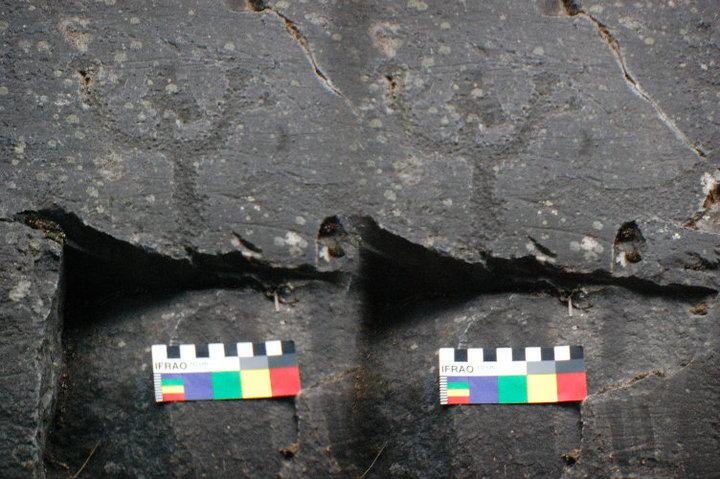
%> input picture Computer_Vision/Assignment-1/3D-images/1.jpg, 720 x 479 px
$ octave --eval "result = genfvector(imread('../../../Assignment-1/3D-images/1.jpg'));"   (GNU Octave 9; MATLAB toolbox functions it lacks are replaced by stand-ins)
%> lines starting %> are read from the running program, lines starting %| are printed output that depends on the picture
%generate feature vectors

function fvector = genfvector(image)

    image = squeeze(image);
%> image is the input picture: size 479x720x3 uint8; mean R, G, B 92.6, 92.9, 91.3
    % Gray level histogram based analysis of textures

    [H W D] = size(image);
%> H = 479; W = 720; D = 3
    if(D>1)
        img = rgb2gray(image);
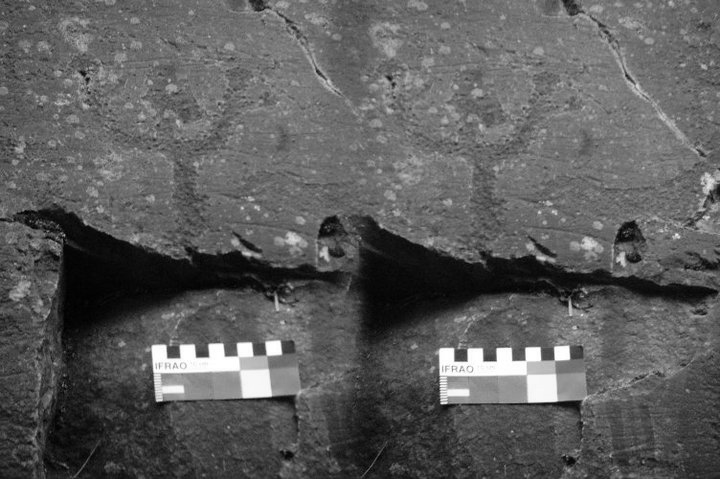
%> img: size 479x720 uint8; min 0, max 255, mean 92.6
    end
    v = [0:255]';
    h = imhist(img);
%> h = 256 values, max 5322 at index 113, min 6 at index 1, mean 1347.2
    N = double(h./(H*W));
%> N = 256 values, max 0.0154 at index 113, min 1.74e-05 at index 1, mean 0.00391

    mean = v.*N;
%> mean = 256 values, max 1.73 at index 113, min 0 at index 1, mean 0.362
    mean = sum(mean);
%> mean = 92.62
    mean = mean/255;
%> mean = 0.363

    adj = double(N-mean);
%> adj = 256 values, max -0.348 at index 113, min -0.363 at index 1, mean -0.359

    %Second order moment (Variance)
    m2 = (adj.*adj);
%> m2 = 256 values, max 0.132 at index 1, min 0.121 at index 113, mean 0.129
    m2 = m2.*N;
%> m2 = 256 values, max 0.00187 at index 113, min 2.3e-06 at index 1, mean 0.000491
    m2 = sum(m2)*255;
%> m2 = 32.07

    %Standard Deviation
    sd = sqrt(m2);
%> sd = 5.66

    %Third order moment (Skew)
    m3 = (adj.*adj.*adj);
%> m3 = 256 values, max -0.0421 at index 113, min -0.0479 at index 1, mean -0.0464
    m3 = m3.*N;
%> m3 = 256 values, max -8.34e-07 at index 1, min -0.000649 at index 113, mean -0.000174
    m3 = sum(m3);
%> m3 = -0.0446

    %Fourth order moment (Flatness)
    m4 = (adj.*adj.*adj.*adj);
%> m4 = 256 values, max 0.0174 at index 1, min 0.0146 at index 113, mean 0.0167
    m4 = m4.*N;
%> m4 = 256 values, max 0.000226 at index 113, min 3.03e-07 at index 1, mean 6.18e-05
    m4 = sum(m4);
%> m4 = 0.0158

    %Uniformity
    U = sum(N.*N);
%> U = 0.00863

    %Entropy
    %NB: N(p)log2(N(p)) for N(p)=0 then log2(0)=Inf however since this is multiplied by 0 again the formula is valid
    % Matlab cannot handle mutliplying by infinity therefore we must account for cases where N(p) = 0)
    e = N;
%> e has the same summary as N
    for(p=1:256)
        if(N(p)>0)
            e(p) = log2(N(p))*N(p);
        else
            e(p) = 0;
        end
    end
%> after the loop, e = 256 values, max -0.000275 at index 1, min -0.0929 at index 113, mean -0.028
    e = -sum(e);
%> e = 7.17

    %check uint8
    gcomatrix = graycomatrix(rgb2gray(squeeze(uint8(...
        image))),'NumLevels', 256);
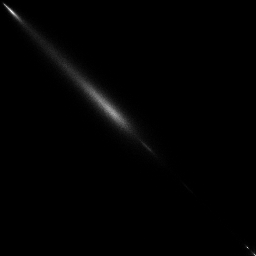
%> gcomatrix: size 256x256 double; min 0, max 585, mean 5.3; drawn with min black and max white
    params = graycoprops(gcomatrix,'all');
%> params = {Contrast 96.65, Correlation 0.973, Energy 0.000379, Homogeneity 0.279}
    %could calculate those other 3 things as part of the feature vectors
    fvector = [params.Contrast/((size(gcomatrix,1)-1)^2), ...
        params.Correlation/2, params.Homogeneity]; %sure entropy....
%> fvector = [0.00149 0.487 0.279]

end

$ run again, on Computer_Vision/Assignment-1/3D-images/2.jpg
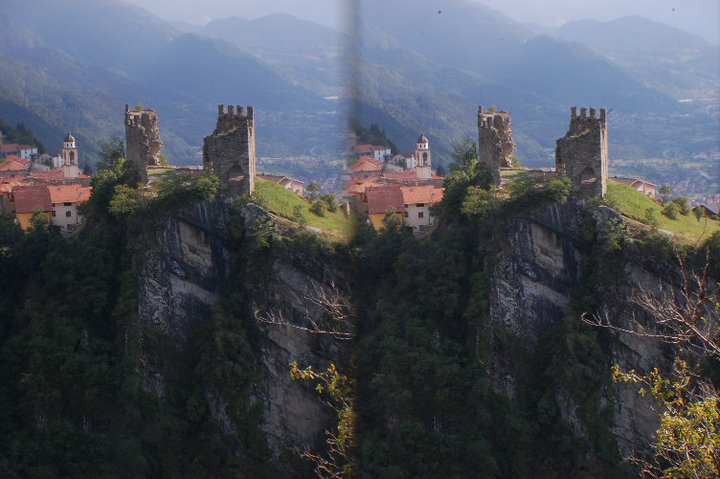
%> input picture Computer_Vision/Assignment-1/3D-images/2.jpg, 720 x 479 px
%> in genfvector, image is the input picture: size 479x720x3 uint8; mean R, G, B 75.4, 80.4, 89.5
%> in genfvector, `img = rgb2gray(image);`:
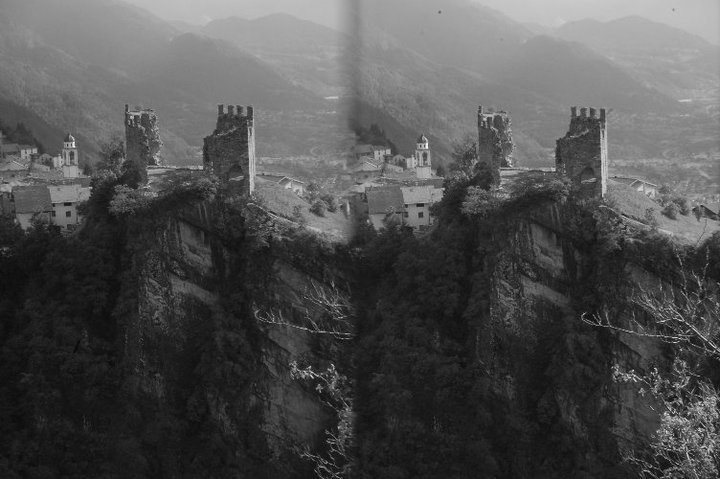
%> img: size 479x720 uint8; min 2, max 249, mean 79.9
%> h = 256 values, max 8029 at index 29, min 0 at index 1, mean 1347.2
%> N = 256 values, max 0.0233 at index 29, min 0 at index 1, mean 0.00391
%> in genfvector, `mean = v.*N;`: mean = 256 values, max 1.07 at index 138, min 0 at index 1, mean 0.312
%> in genfvector, `mean = sum(mean);`: mean = 79.92
%> in genfvector, `mean = mean/255;`: mean = 0.313
%> adj = 256 values, max -0.29 at index 29, min -0.313 at index 1, mean -0.31
%> in genfvector, `m2 = (adj.*adj);`: m2 = 256 values, max 0.0982 at index 1, min 0.0842 at index 29, mean 0.0958
%> in genfvector, `m2 = m2.*N;`: m2 = 256 values, max 0.00196 at index 29, min 0 at index 1, mean 0.000361
%> in genfvector, `m2 = sum(m2)*255;`: m2 = 23.55
%> sd = 4.85
%> in genfvector, `m3 = (adj.*adj.*adj);`: m3 = 256 values, max -0.0244 at index 29, min -0.0308 at index 1, mean -0.0297
%> in genfvector, `m3 = m3.*N;`: m3 = 256 values, max 0 at index 1, min -0.000569 at index 29, mean -0.00011
%> in genfvector, `m3 = sum(m3);`: m3 = -0.0281
%> in genfvector, `m4 = (adj.*adj.*adj.*adj);`: m4 = 256 values, max 0.00965 at index 1, min 0.00709 at index 29, mean 0.00919
%> in genfvector, `m4 = m4.*N;`: m4 = 256 values, max 0.000165 at index 29, min 0 at index 1, mean 3.34e-05
%> in genfvector, `m4 = sum(m4);`: m4 = 0.00855
%> U = 0.00959
%> in genfvector, `e = N;`: e has the same summary as N
%> after the loop in genfvector, `for(p=1:256)`: e = 256 values, max 0 at index 1, min -0.126 at index 29, mean -0.0278
%> in genfvector, `e = -sum(e);`: e = 7.12
%> in genfvector, `gcomatrix = graycomatrix(rgb2gray(squeeze(uint8( image))),'NumLevels',..`:
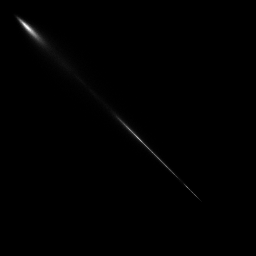
%> gcomatrix: size 256x256 double; min 0, max 1300, mean 5.3; drawn with min black and max white
%> params = {Contrast 115.5, Correlation 0.979, Energy 0.00093, Homogeneity 0.411}
%> fvector = [0.00178 0.489 0.411]

$ run again, on Computer_Vision/Assignment-1/3D-images/3.jpg
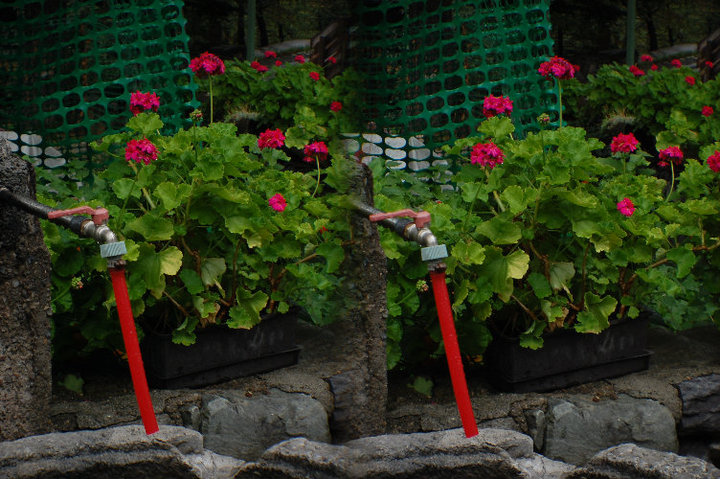
%> input picture Computer_Vision/Assignment-1/3D-images/3.jpg, 720 x 479 px
%> in genfvector, image is the input picture: size 479x720x3 uint8; mean R, G, B 43.2, 51.7, 28.4
%> in genfvector, `img = rgb2gray(image);`:
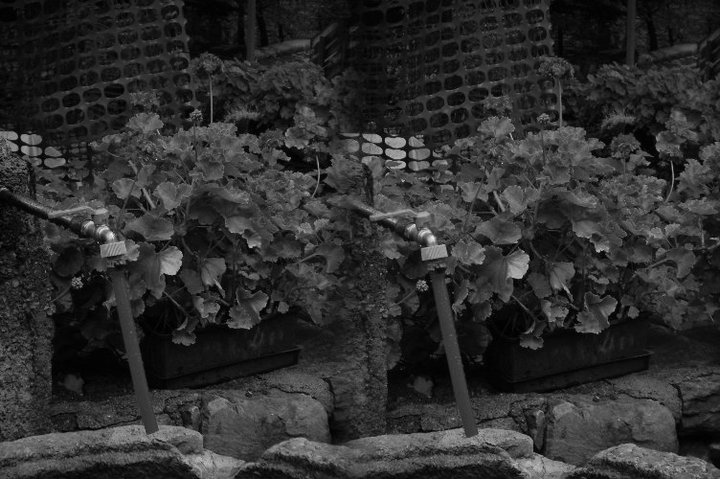
%> img: size 479x720 uint8; min 0, max 238, mean 46.5
%> h = 256 values, max 6183 at index 20, min 0 at index 206, mean 1347.2
%> N = 256 values, max 0.0179 at index 20, min 0 at index 206, mean 0.00391
%> in genfvector, `mean = v.*N;`: mean = 256 values, max 0.578 at index 56, min 0 at index 1, mean 0.182
%> in genfvector, `mean = sum(mean);`: mean = 46.5
%> in genfvector, `mean = mean/255;`: mean = 0.182
%> adj = 256 values, max -0.164 at index 20, min -0.182 at index 206, mean -0.178
%> in genfvector, `m2 = (adj.*adj);`: m2 = 256 values, max 0.0332 at index 206, min 0.027 at index 20, mean 0.0319
%> in genfvector, `m2 = m2.*N;`: m2 = 256 values, max 0.000485 at index 20, min 0 at index 206, mean 0.000116
%> in genfvector, `m2 = sum(m2)*255;`: m2 = 7.55
%> sd = 2.75
%> in genfvector, `m3 = (adj.*adj.*adj);`: m3 = 256 values, max -0.00444 at index 20, min -0.00606 at index 206, mean -0.00569
%> in genfvector, `m3 = m3.*N;`: m3 = 256 values, max 0 at index 206, min -7.97e-05 at index 20, mean -1.99e-05
%> in genfvector, `m3 = sum(m3);`: m3 = -0.0051
%> in genfvector, `m4 = (adj.*adj.*adj.*adj);`: m4 = 256 values, max 0.00111 at index 206, min 0.000731 at index 20, mean 0.00102
%> in genfvector, `m4 = m4.*N;`: m4 = 256 values, max 1.31e-05 at index 20, min 0 at index 206, mean 3.43e-06
%> in genfvector, `m4 = sum(m4);`: m4 = 0.000878
%> U = 0.0104
%> in genfvector, `e = N;`: e has the same summary as N
%> after the loop in genfvector, `for(p=1:256)`: e = 256 values, max 0 at index 206, min -0.104 at index 20, mean -0.0266
%> in genfvector, `e = -sum(e);`: e = 6.81
%> in genfvector, `gcomatrix = graycomatrix(rgb2gray(squeeze(uint8( image))),'NumLevels',..`:
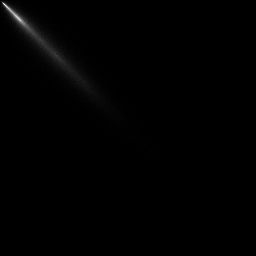
%> gcomatrix: size 256x256 double; min 0, max 964, mean 5.3; drawn with min black and max white
%> params = {Contrast 129.8, Correlation 0.935, Energy 0.000527, Homogeneity 0.278}
%> fvector = [0.002 0.467 0.278]

$ run again, on Computer_Vision/Assignment-1/3D-images/4.jpg
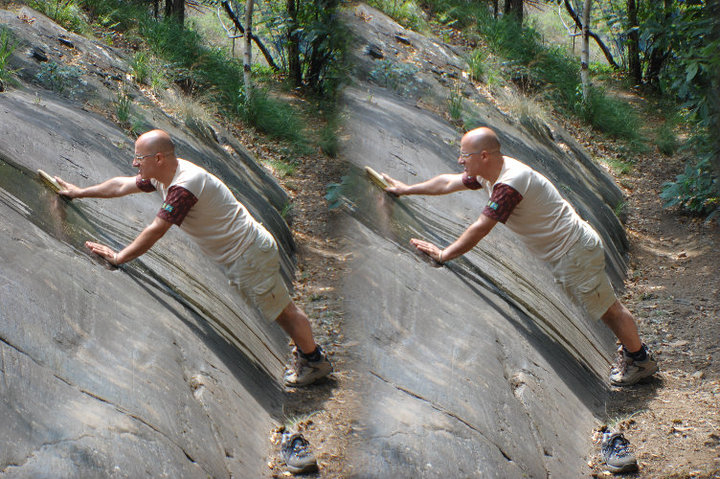
%> input picture Computer_Vision/Assignment-1/3D-images/4.jpg, 720 x 479 px
%> in genfvector, image is the input picture: size 479x720x3 uint8; mean R, G, B 118.8, 118.4, 109.3
%> in genfvector, `img = rgb2gray(image);`:
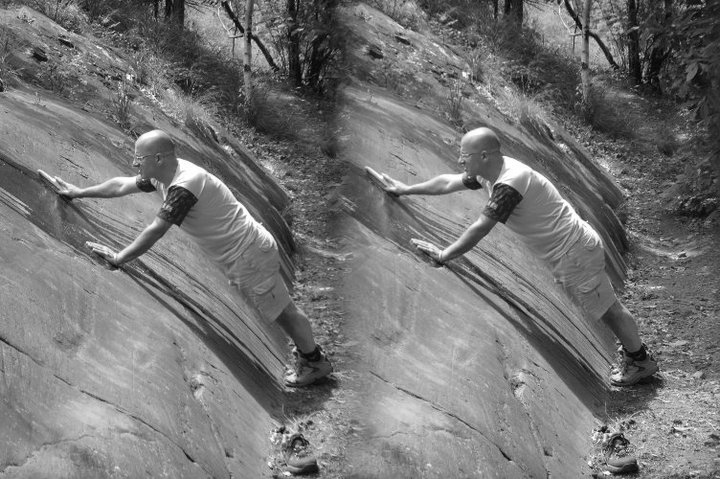
%> img: size 479x720 uint8; min 1, max 255, mean 117.5
%> h = 256 values, max 3676 at index 146, min 0 at index 1, mean 1347.2
%> N = 256 values, max 0.0107 at index 146, min 0 at index 1, mean 0.00391
%> in genfvector, `mean = v.*N;`: mean = 256 values, max 1.57 at index 151, min 0 at index 1, mean 0.459
%> in genfvector, `mean = sum(mean);`: mean = 117.5
%> in genfvector, `mean = mean/255;`: mean = 0.461
%> adj = 256 values, max -0.45 at index 146, min -0.461 at index 1, mean -0.457
%> in genfvector, `m2 = (adj.*adj);`: m2 = 256 values, max 0.212 at index 1, min 0.203 at index 146, mean 0.209
%> in genfvector, `m2 = m2.*N;`: m2 = 256 values, max 0.00216 at index 146, min 0 at index 1, mean 0.000806
%> in genfvector, `m2 = sum(m2)*255;`: m2 = 52.6
%> sd = 7.25
%> in genfvector, `m3 = (adj.*adj.*adj);`: m3 = 256 values, max -0.0912 at index 146, min -0.0978 at index 1, mean -0.0953
%> in genfvector, `m3 = m3.*N;`: m3 = 256 values, max 0 at index 1, min -0.000972 at index 146, mean -0.000366
%> in genfvector, `m3 = sum(m3);`: m3 = -0.0937
%> in genfvector, `m4 = (adj.*adj.*adj.*adj);`: m4 = 256 values, max 0.0451 at index 1, min 0.041 at index 146, mean 0.0436
%> in genfvector, `m4 = m4.*N;`: m4 = 256 values, max 0.000437 at index 146, min 0 at index 1, mean 0.000166
%> in genfvector, `m4 = sum(m4);`: m4 = 0.0426
%> U = 0.00657
%> in genfvector, `e = N;`: e has the same summary as N
%> after the loop in genfvector, `for(p=1:256)`: e = 256 values, max 0 at index 1, min -0.0698 at index 146, mean -0.029
%> in genfvector, `e = -sum(e);`: e = 7.43
%> in genfvector, `gcomatrix = graycomatrix(rgb2gray(squeeze(uint8( image))),'NumLevels',..`:
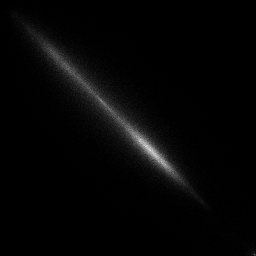
%> gcomatrix: size 256x256 double; min 0, max 216, mean 5.3
%> params = {Contrast 275.3, Correlation 0.929, Energy 0.000175, Homogeneity 0.21}
%> fvector = [0.00423 0.465 0.21]
